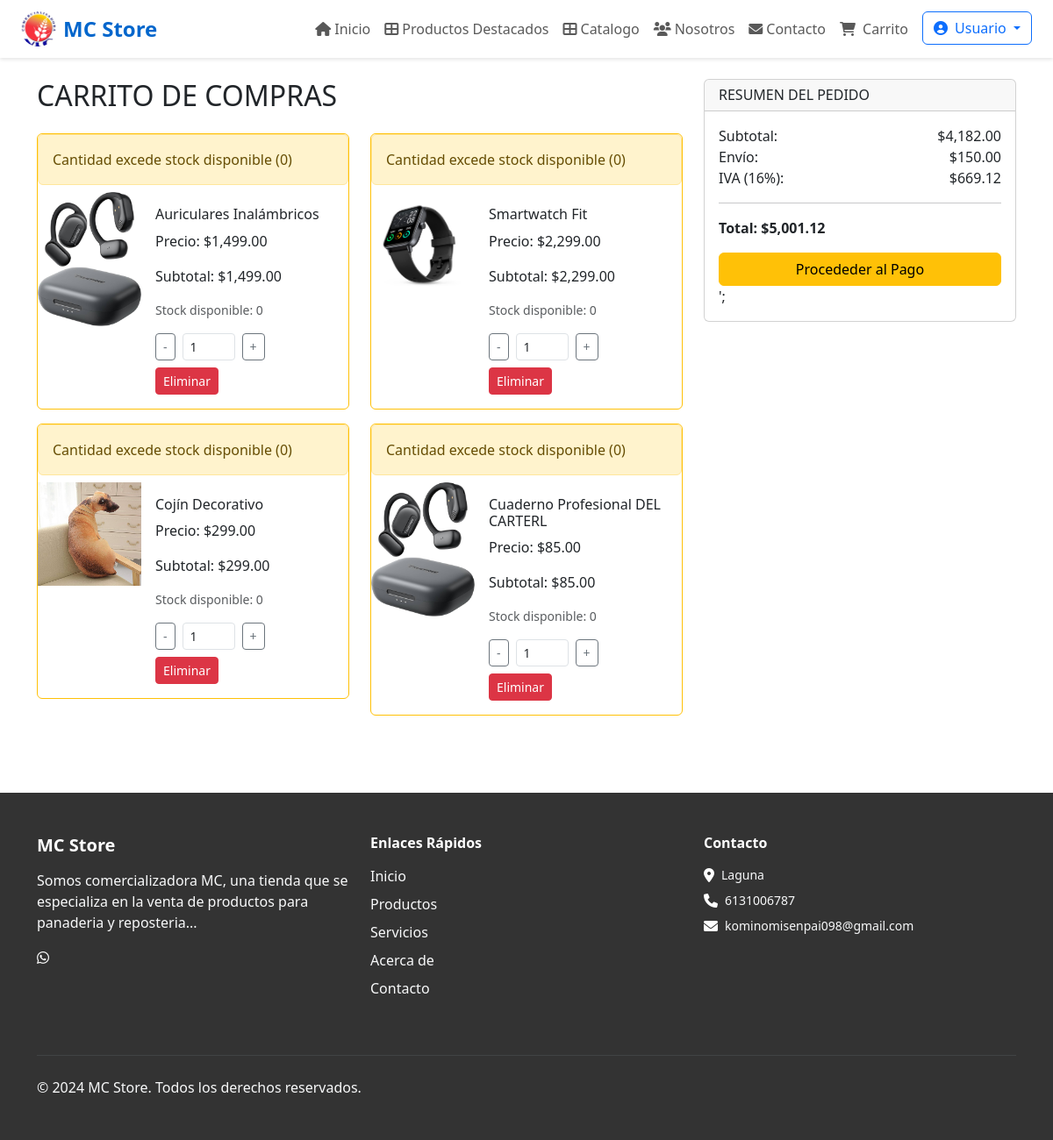
/pages/carrito.php (signed in), run on the app's committed database.
### tables this page shows
CREATE TABLE `configuraciones` (
  `id` int(11) NOT NULL AUTO_INCREMENT,
  `nombre_sitio` varchar(100) NOT NULL DEFAULT 'MC Store',
  `logo_url` varchar(255) NOT NULL DEFAULT 'pages/img/logo-mcstore.png',
  `color_primario` varchar(10) NOT NULL DEFAULT '#0066CC',
  `color_secundario` varchar(10) NOT NULL DEFAULT '#333333',
  `color_encabezado` varchar(10) NOT NULL DEFAULT '#FFFFFF',
  `color_texto` varchar(10) NOT NULL DEFAULT '#000000',
  `texto_nosotros` longtext,
  `direccion` varchar(255) DEFAULT NULL,
  `telefono` varchar(20) DEFAULT NULL,
  `email` varchar(100) DEFAULT NULL,
  `horarios` text,
  `facebook` varchar(255) DEFAULT NULL,
  `instagram` varchar(255) DEFAULT NULL,
  `whatsapp` varchar(20) DEFAULT NULL,
  `fecha_actualizacion` timestamp NOT NULL DEFAULT CURRENT_TIMESTAMP ON UPDATE CURRENT_TIMESTAMP,
  PRIMARY KEY (`id`)
);

CREATE TABLE `carrito` (
  `id` int(11) NOT NULL AUTO_INCREMENT,
  `usuario_id` int(11) NOT NULL,
  `producto_id` int(11) NOT NULL,
  `cantidad` int(11) NOT NULL DEFAULT '1',
  `fecha_agregado` timestamp NULL DEFAULT CURRENT_TIMESTAMP,
  PRIMARY KEY (`id`),
  UNIQUE KEY `usuario_producto` (`usuario_id`,`producto_id`),
  KEY `producto_id` (`producto_id`),
  CONSTRAINT `carrito_ibfk_1` FOREIGN KEY (`usuario_id`) REFERENCES `usuarios` (`id`) ON DELETE CASCADE,
  CONSTRAINT `carrito_ibfk_2` FOREIGN KEY (`producto_id`) REFERENCES `productos` (`id`) ON DELETE CASCADE
);

CREATE TABLE `productos` (
  `id` int(11) NOT NULL AUTO_INCREMENT,
  `categoria_id` int(11) DEFAULT NULL,
  `nombre` varchar(255) NOT NULL,
  `descripcion` text,
  `precio` decimal(10,2) NOT NULL,
  `cantidad` int(11) DEFAULT '0' COMMENT 'Cantidad en stock',
  `estado` enum('disponible','agotado','suspendido','poco_stock') DEFAULT 'disponible',
  `imagen` varchar(500) DEFAULT NULL,
  `destacado` enum('si','no') DEFAULT 'no',
  `fecha_creacion` timestamp NULL DEFAULT CURRENT_TIMESTAMP,
  PRIMARY KEY (`id`),
  KEY `categoria_id` (`categoria_id`),
  CONSTRAINT `productos_ibfk_1` FOREIGN KEY (`categoria_id`) REFERENCES `categorias` (`id`) ON DELETE SET NULL
);

### pages/admin/functions/f_configuracion.php (called while the page is built, shortened)
<?php
require_once __DIR__ . '/../../../php/database.php';
function obtenerConfiguracion() {
    global $conexion;
    $sql = "SELECT * FROM configuraciones WHERE id = 1 LIMIT 1";
    $resultado = mysqli_query($conexion, $sql);
    return mysqli_fetch_assoc($resultado);
}
?>

### pages/functions/f_carrito.php (the view, shortened to what this page needs)
<?php
function calcularTotales($conexion, $usuario_id) {
    $sql = "SELECT SUM(p.precio * c.cantidad) as subtotal
            FROM carrito c
            JOIN productos p ON c.producto_id = p.id
            WHERE c.usuario_id = ? AND p.estado NOT IN ('suspendido', 'agotado')";
    $stmt = $conexion->prepare($sql);
    $stmt->bind_param("i", $usuario_id);
    $stmt->execute();
    $resultado = $stmt->get_result();
    $row = $resultado->fetch_assoc();
    $subtotal = $row['subtotal'] ?? 0;
    $envio = 150.00;
    $iva = $subtotal * 0.16;
    $total = $subtotal + $envio + $iva;
    return [
        'subtotal' => $subtotal,
        'envio' => $envio,
        'iva' => $iva,
        'total' => $total
    ];
}
function obtenerProductosCarrito($conexion, $usuario_id) {
    $sql = "SELECT p.id, p.nombre, p.precio, p.imagen, p.cantidad as stock, p.estado, c.cantidad
            FROM carrito c
            JOIN productos p ON c.producto_id = p.id
            WHERE c.usuario_id = ?";
    $stmt = $conexion->prepare($sql);
    $stmt->bind_param("i", $usuario_id);
    $stmt->execute();
    $resultado = $stmt->get_result();
    $productos = [];
    while ($row = $resultado->fetch_assoc()) {
        $productos[] = $row;
    }
    return $productos;
}
function generarHTMLProductosCarrito($productos) {
    $html = '<div class="row">';
    foreach ($productos as $producto) {
        $subtotal = $producto['precio'] * $producto['cantidad'];
        $stock_disponible = (int)$producto['stock'];
        $estado = $producto['estado'];
        $clase_disponibilidad = '';
        $mensaje_disponibilidad = '';
        if ($estado === 'suspendido' || $estado === 'agotado') {
            $clase_disponibilidad = 'border-danger';
            $mensaje_disponibilidad = '<div class="alert alert-danger alert-sm mb-2">Producto no disponible</div>';
        } elseif ($producto['cantidad'] > $stock_disponible) {
            $clase_disponibilidad = 'border-warning';
            $mensaje_disponibilidad = '<div class="alert alert-warning alert-sm mb-2">Cantidad excede stock disponible (' . $stock_disponible . ')</div>';
        } elseif ($stock_disponible < 11 && $stock_disponible > 0) {
            $clase_disponibilidad = 'border-info';
            $mensaje_disponibilidad = '<div class="alert alert-info alert-sm mb-2">Últimas unidades (' . $stock_disponible . ' disponibles)</div>';
        }
        $max_cantidad = $stock_disponible;
        $disabled = ($estado === 'suspendido' || $estado === 'agotado') ? 'disabled' : '';
        $html .= '
        <div class="col-md-6 mb-3" data-producto-id="' . $producto['id'] . '">
            <div class="card ' . $clase_disponibilidad . '">
                ' . $mensaje_disponibilidad . '
                <div class="row g-0">
                    <div class="col-4">
                        <img src="../img_productos/' . $producto['imagen'] . '" class="img-fluid" alt="' . $producto['nombre'] . '">
                    </div>
                    <div class="col-8">
                        <div class="card-body">
                            <h6>' . $producto['nombre'] . '</h6>
                            <p>Precio: $' . number_format($producto['precio'], 2) . '</p>
                            <p>Subtotal: $' . number_format($subtotal, 2) . '</p>
                            <p class="text-muted small">Stock disponible: ' . $stock_disponible . '</p>
                            <div class="d-flex align-items-center mb-2">
                                <button class="btn btn-sm btn-outline-secondary btn-restar" ' . $disabled . '>-</button>
                                <input type="number" class="form-control form-control-sm cantidad-input mx-2"
                                       style="width: 60px;"
                                       value="' . $producto['cantidad'] . '"
                                       min="1"
                                       max="' . $max_cantidad . '"
                                       data-stock-max="' . $max_cantidad . '"
                                       ' . $disabled . '>
                                <button class="btn btn-sm btn-outline-secondary btn-sumar" ' . $disabled . '>+</button>
                            </div>
                            <button class="btn btn-sm btn-danger btn-eliminar">Eliminar</button>
                        </div>
                    </div>
                </div>
            </div>
        </div>';
    }
    $html .= '</div>';
    return $html;
}
function generarHTMLResumenPedido($totales) {
    return '
    <ul class="list-unstyled">
        <li class="d-flex justify-content-between">Subtotal: <span>$' . number_format($totales['subtotal'], 2) . '</span></li>
        <li class="d-flex justify-content-between">Envío: <span>$' . number_format($totales['envio'], 2) . '</span></li>
        <li class="d-flex justify-content-between">IVA (16%): <span>$' . number_format($totales['iva'], 2) . '</span></li>
    </ul>
    <hr>
    <p class="d-flex justify-content-between"><strong>Total: <span>$' . number_format($totales['total'], 2) . '</span></strong></p>';
}
function verificarSesionUsuario() {
    return true;
}
?>

### pages/carrito.php (shortened to what this page needs)
<?php
include '../php/database.php';
include 'functions/f_carrito.php';
?>
<!DOCTYPE html>
<html lang="es">
<head>
    <link rel="preload"
          href="https://cdn.jsdelivr.net/npm/bootstrap@5.3.0/dist/css/bootstrap.min.css"
          as="style"
          onload="this.rel='stylesheet'">
    <link rel="stylesheet"
          href="https://cdnjs.cloudflare.com/ajax/libs/font-awesome/6.0.0/css/all.min.css"
          media="all">
</head>
<body>
    <?php include 'header.php'; ?>
    <div class="container py-4">
        <div class="row">
            <div class="col-md-8">
                <h2 class="mb-4">CARRITO DE COMPRAS</h2>
                <?php
                if (!verificarSesionUsuario()) {
                    echo '<p class="alert alert-warning">Debes iniciar sesión para ver tu carrito.</p>';
                } else {
                    $usuario_id = $_SESSION['usuario_id'];
                    $productos = obtenerProductosCarrito($conexion, $usuario_id);
                    echo generarHTMLProductosCarrito($productos);
                }
                ?>
            </div>
            <div class="col-md-4">
                <div class="card">
                    <div class="card-header">
                        <h6 class="mb-0">RESUMEN DEL PEDIDO</h6>
                    </div>
                    <div class="card-body" id="resumen-pedido">
                        <?php
                        if (verificarSesionUsuario()) {
                            $totales = calcularTotales($conexion, $_SESSION['usuario_id']);
                            echo generarHTMLResumenPedido($totales);
                        } else {
                            echo '<p class="text-muted">Inicia sesión para ver el resumen</p>';
                        }
                        ?>
                        <a href="pago.php" class="btn btn-warning w-100"> Procededer al Pago</a>';
                    </div>
                </div>
            </div>
        </div>
    </div>
    <?php include 'footer.php'; ?>
</body>
</html>

### pages/header.php (shortened to what this page needs)
<?php
require_once 'functions/f_header.php';
require_once 'admin/functions/f_configuracion.php';
$config = obtenerConfiguracion();
$currentDir = dirname($_SERVER['SCRIPT_NAME']);
$isInPages = strpos($currentDir, 'pages') !== false || basename($currentDir) === 'pages';
?>
<!DOCTYPE html>
<html lang="es">
<head>
    <link rel="preload"
          href="https://cdn.jsdelivr.net/npm/bootstrap@5.3.0/dist/css/bootstrap.min.css"
          as="style"
          onload="this.rel='stylesheet'">
    <link rel="stylesheet"
          href="https://cdnjs.cloudflare.com/ajax/libs/font-awesome/6.0.0/css/all.min.css"
          media="all">
</head>
<body>
<nav class="navbar navbar-expand-lg navbar-light sticky-top" style="background-color: <?php echo htmlspecialchars($config['color_encabezado']); ?>; color: <?php echo htmlspecialchars($config['color_texto']); ?>; box-shadow: 0 2px 4px rgba(0,0,0,0.1);">
    <div class="container-fluid px-4">
        <a class="navbar-brand d-flex align-items-center" href="<?php echo $isInPages ? '../index.php' : 'index.php'; ?>">
            <img src="<?php echo $isInPages ? '../pages/img/logo.jpg' : 'pages/img/logo.jpg'; ?>" alt="<?php echo htmlspecialchars($config['nombre_sitio']); ?>" width="40" height="40" class="me-2 rounded-circle">
            <span class="fw-bold fs-4" style="color: <?php echo htmlspecialchars($config['color_primario']); ?>;"><?php echo htmlspecialchars($config['nombre_sitio']); ?></span>
        </a>
        <div class="collapse navbar-collapse" id="navbarContent">
            <ul class="navbar-nav ms-auto mb-2 mb-lg-0">
                <li class="nav-item">
                    <a class="nav-link" href="<?php echo $isInPages ? '../index.php#inicio' : 'index.php#inicio'; ?>">
                        <i class="fas fa-home me-1"></i>Inicio
                    </a>
                </li>
                <li class="nav-item">
                    <a class="nav-link" href="<?php echo $isInPages ? '../index.php#productos' : 'index.php#productos'; ?>">
                        <i class="fas fa-th-large me-1"></i>Productos Destacados
                    </a>
                </li>
                <li class="nav-item">
                    <a class="nav-link" href="<?php echo $isInPages ? 'catalogo.php' : 'pages/catalogo.php'; ?>">
                        <i class="fas fa-th-large me-1"></i>Catalogo
                    </a>
                </li>
                <li class="nav-item">
                    <a class="nav-link" href="<?php echo $isInPages ? '../index.php#acerca' : 'index.php#acerca'; ?>">
                        <i class="fas fa-users me-1"></i>Nosotros
                    </a>
                </li>
                <li class="nav-item">
                    <a class="nav-link" href="<?php echo $isInPages ? '../index.php#contacto' : 'index.php#contacto'; ?>">
                        <i class="fas fa-envelope me-1"></i>Contacto
                    </a>
                </li>
                <li class="nav-item">
                    <a class="nav-link position-relative" href="<?php echo $isInPages ? 'carrito.php' : 'pages/carrito.php'; ?>">
                        <i class="fas fa-shopping-cart me-1"></i>
                        <span>Carrito</span>
                    </a>
                </li>
                <li class="nav-item dropdown">
                    <button class="btn btn-outline-primary dropdown-toggle ms-2" type="button" data-bs-toggle="dropdown" aria-expanded="false" style="background-color: white">
                        <i class="fas fa-user-circle me-1"></i>
                        <span class="d-none d-md-inline">Usuario</span>
                    </button>
                </li>
            </ul>
        </div>
    </div>
</nav>

### pages/footer.php (shortened to what this page needs)
<footer class="text-white py-5 mt-5" style="background-color: <?php echo htmlspecialchars($config['color_secundario']); ?>;">
    <div class="container">
        <div class="row">
            <div class="col-lg-4 col-md-6 mb-4">
                <h5 class="fw-bold mb-3"><?php echo htmlspecialchars($config['nombre_sitio']); ?></h5>
                <p class="text-light"><?php echo substr(htmlspecialchars($config['texto_nosotros']), 0, 150); ?>...</p>
                <div class="d-flex">
                    <?php if (!empty($config['whatsapp'])): ?>
                        <a href="https://wa.me/<?php echo htmlspecialchars($config['whatsapp']); ?>" class="text-white me-3" target="_blank"><i class="fab fa-whatsapp"></i></a>
                    <?php endif; ?>
                </div>
            </div>
            <div class="col-lg-4 col-md-6 mb-4">
                <h6 class="fw-bold mb-3">Enlaces Rápidos</h6>
                <ul class="list-unstyled">
                    <li class="mb-2"><a href="#inicio" class="text-light text-decoration-none">Inicio</a></li>
                    <li class="mb-2"><a href="#productos" class="text-light text-decoration-none">Productos</a></li>
                    <li class="mb-2"><a href="#servicios" class="text-light text-decoration-none">Servicios</a></li>
                    <li class="mb-2"><a href="#acerca" class="text-light text-decoration-none">Acerca de</a></li>
                    <li class="mb-2"><a href="#contacto" class="text-light text-decoration-none">Contacto</a></li>
                </ul>
            </div>
            <div class="col-lg-4 col-md-6 mb-4">
                <h6 class="fw-bold mb-3">Contacto</h6>
                <?php if (!empty($config['direccion'])): ?>
                <div class="d-flex align-items-center mb-2">
                    <i class="fas fa-map-marker-alt me-2"></i>
                    <small class="text-light"><?php echo htmlspecialchars($config['direccion']); ?></small>
                </div>
                <?php endif; ?>
                <?php if (!empty($config['telefono'])): ?>
                <div class="d-flex align-items-center mb-2">
                    <i class="fas fa-phone me-2"></i>
                    <small class="text-light"><?php echo htmlspecialchars($config['telefono']); ?></small>
                </div>
                <?php endif; ?>
                <?php if (!empty($config['email'])): ?>
                <div class="d-flex align-items-center mb-2">
                    <i class="fas fa-envelope me-2"></i>
                    <small class="text-light"><?php echo htmlspecialchars($config['email']); ?></small>
                </div>
                <?php endif; ?>
            </div>
        </div>
        <hr class="my-4 border-secondary">
        <div class="row align-items-center">
            <div class="col-md-6">
                <p class="mb-0 text-light">&copy; 2024 <?php echo htmlspecialchars($config['nombre_sitio']); ?>. Todos los derechos reservados.</p>
            </div>
        </div>
    </div>
</footer>

### data on the page
configuraciones: nombre_sitio "MC Store", texto_nosotros "Somos comercializadora MC, una tienda que se especializa en la venta de productos para panaderia y reposteria", direccion "Laguna", telefono "6131006787", email "kominomisenpai098@gmail.com"
carrito: producto.cantidad "0", producto.imagen (picture), producto.nombre "Auriculares Inalámbricos", producto.precio "1,499.00", subtotal "1,499.00", cantidad "1"
carrito: producto.cantidad "0", producto.imagen (picture), producto.nombre "Smartwatch Fit", producto.precio "2,299.00", subtotal "2,299.00", cantidad "1"
carrito: producto.cantidad "0", producto.imagen (picture), producto.nombre "Cojín Decorativo", producto.precio "299.00", cantidad "1"
carrito: producto.cantidad "0", producto.imagen (picture), producto.nombre "Cuaderno Profesional DEL CARTERL", producto.precio "85.00", cantidad "1"

### other printed values
$totales['subtotal'] "4,182.00"
$totales['envio'] "150.00"
$totales['iva'] "669.12"
$totales['total'] "5,001.12"
